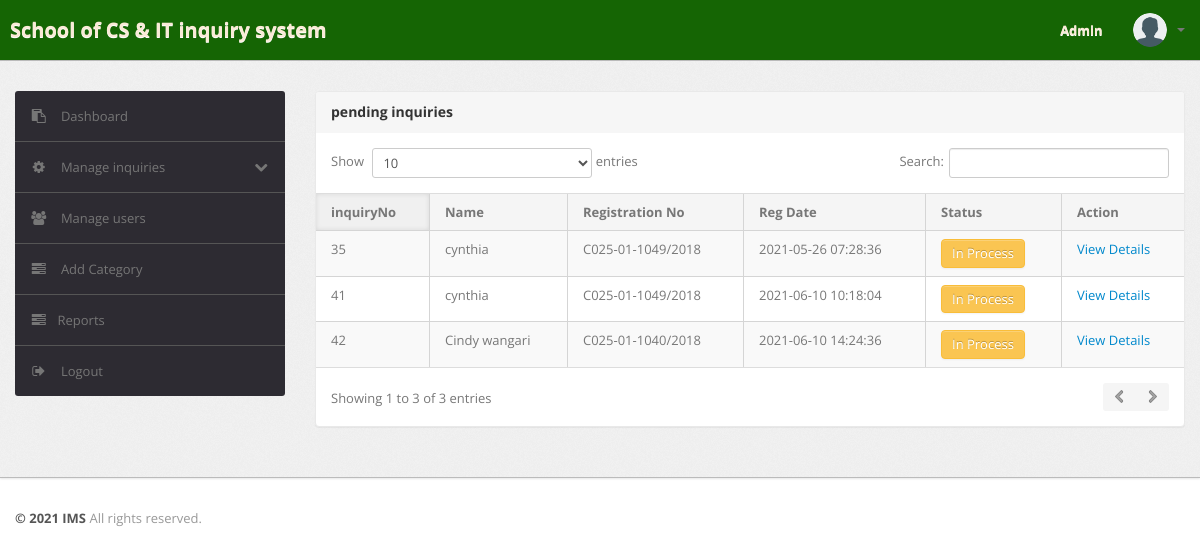
/Admin/inprocess-inquiry.php, run on the app's committed database.
### tables this page shows
CREATE TABLE `inquiries` (
  `inquirynumber` int(11) NOT NULL,
  `userid` int(11) NOT NULL,
  `email` varchar(50) NOT NULL,
  `category` varchar(50) NOT NULL,
  `categoryname` varchar(50) NOT NULL,
  `inquirydetails` varchar(255) NOT NULL,
  `inquiryfile` varchar(255) NOT NULL,
  `regDate` timestamp NOT NULL DEFAULT current_timestamp() ON UPDATE current_timestamp(),
  `status` varchar(50) DEFAULT NULL,
  `lastupdationdate` timestamp NOT NULL DEFAULT current_timestamp() ON UPDATE current_timestamp()
);

CREATE TABLE `register` (
  `id` int(50) NOT NULL,
  `fullname` varchar(50) NOT NULL,
  `email` varchar(100) NOT NULL,
  `regno` varchar(100) NOT NULL,
  `mobileno` int(50) NOT NULL,
  `password` varchar(50) NOT NULL,
  `regDate` timestamp NOT NULL DEFAULT current_timestamp(),
  `updationDate` timestamp NOT NULL DEFAULT current_timestamp() ON UPDATE current_timestamp(),
  `status` int(50) NOT NULL
);

### Admin/inprocess-inquiry.php (the view, shortened to what this page needs)
<!DOCTYPE html>
<html lang="en">
<head>
	<link type="text/css" href="bootstrap/css/bootstrap.min.css" rel="stylesheet">
	<link type="text/css" href="bootstrap/css/bootstrap-responsive.min.css" rel="stylesheet">
	<link type="text/css" href="css/theme.css" rel="stylesheet">
	<link type="text/css" href="images/icons/css/font-awesome.css" rel="stylesheet">
</head>
<body>
	<?php include('include/header.php'); ?>
	<div class="wrapper">
		<div class="container">
			<div class="row">
				<?php include('include/sidebar.php'); ?>
				<div class="span9">
					<div class="content">
						<div class="module">
							<div class="module-head">
								<h3>pending inquiries</h3>
							</div>
							<div class="module-body table">
								<table cellpadding="0" cellspacing="0" border="0" class="datatable-1 table table-bordered table-striped	 display">
									<thead>
										<tr>
											<th>inquiryNo</th>
											<th> Name</th>
											<th> Registration No</th>
											<th>Reg Date</th>
											<th>Status</th>
											<th>Action</th>
										</tr>
									</thead>
									<tbody>
										<?php
										$st = 'in process';
										$query = mysqli_query($con, "select inquiries.*,register.regno as registration,register.fullname as name from inquiries join register on register.id=inquiries.userid where inquiries.status='$st'");
										while ($row = mysqli_fetch_array($query)) {
										?>
											<tr>
												<td><?php echo htmlentities($row['inquirynumber']); ?></td>
												<td><?php echo htmlentities($row['name']); ?></td>
												<td><?php echo htmlentities($row['registration']); ?></td>
												<td><?php echo htmlentities($row['regDate']); ?></td>
												<td><button type="button" class="btn btn-warning">In Process</button></td>
												<td> <a href="inquiry-details.php?cid=<?php echo htmlentities($row['inquirynumber']); ?>"> View Details</a>
												</td>
											</tr>
										<?php  } ?>
									</tbody>
								</table>
							</div>
						</div>
					</div>
				</div>
			</div>
		</div>
	</div>
	<?php include('include/footer.php'); ?>
</body>

### data on the page
inquiries: inquirynumber "35", register.fullname "cynthia", register.regno "C025-01-1049/2018", regDate "2021-05-26 07:28:36"
inquiries: inquirynumber "41", register.fullname "cynthia", register.regno "C025-01-1049/2018", regDate "2021-06-10 10:18:04"
inquiries: inquirynumber "42", register.fullname "Cindy wangari", register.regno "C025-01-1040/2018", regDate "2021-06-10 14:24:36"
